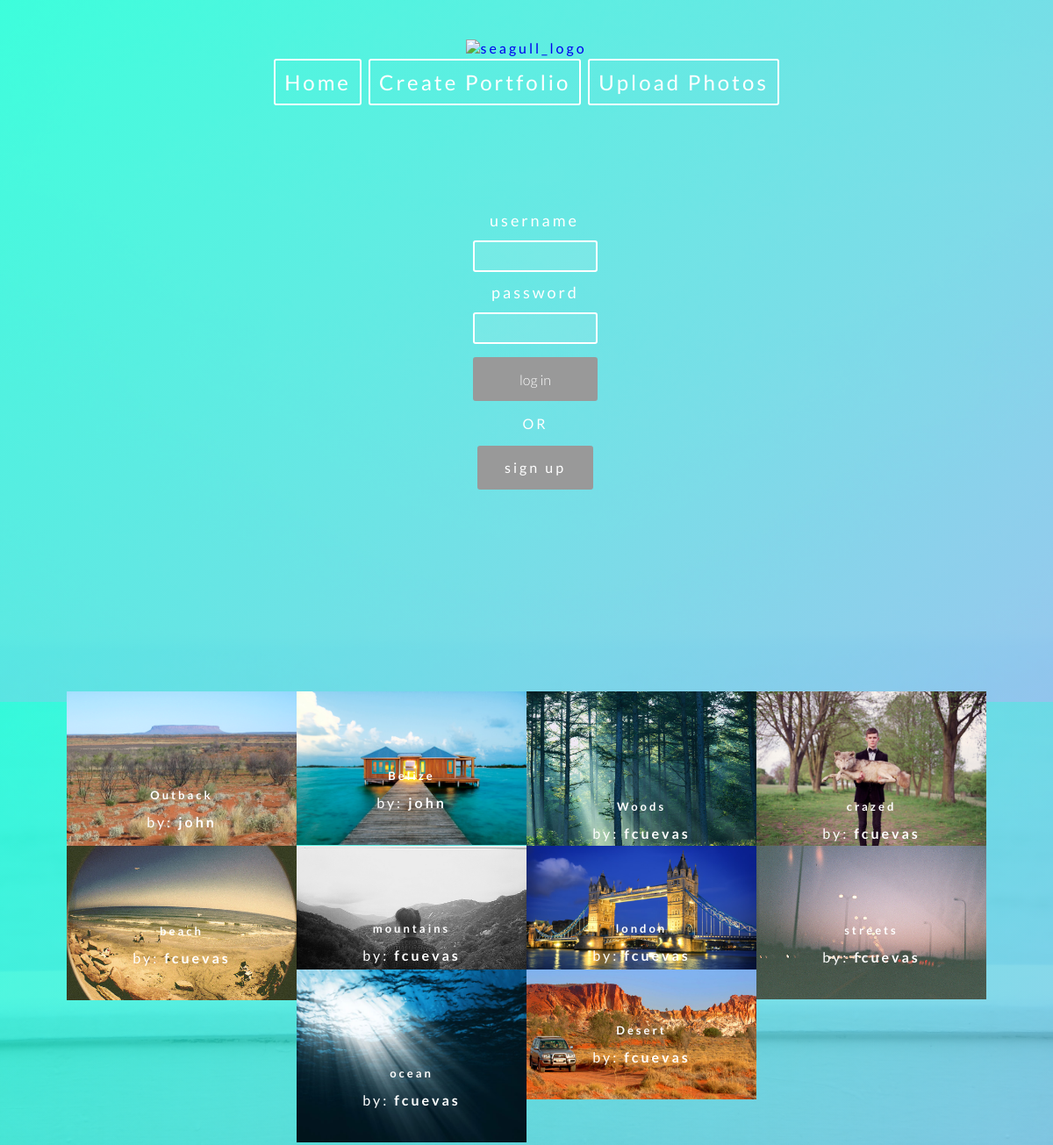
The page / on the database its author committed.
### tables this page shows
CREATE TABLE IF NOT EXISTS `portfolio` (
  `id` int(11) NOT NULL AUTO_INCREMENT,
  `title` varchar(255) NOT NULL,
  `user_id` int(11) NOT NULL,
  PRIMARY KEY (`id`)
);

CREATE TABLE IF NOT EXISTS `portfolio_image` (
  `id` int(11) NOT NULL AUTO_INCREMENT,
  `title` varchar(255) NOT NULL,
  `portfolio_id` int(11) NOT NULL,
  `url` varchar(255) NOT NULL,
  PRIMARY KEY (`id`),
  KEY `image_id` (`title`),
  KEY `portf_id` (`portfolio_id`)
);

CREATE TABLE IF NOT EXISTS `user` (
  `id` int(11) NOT NULL AUTO_INCREMENT,
  `username` varchar(16) NOT NULL,
  `firstname` varchar(32) NOT NULL,
  `lastname` varchar(32) NOT NULL,
  `email` varchar(32) NOT NULL,
  `password` varchar(32) NOT NULL,
  `portfolio` int(11) DEFAULT NULL,
  PRIMARY KEY (`id`),
  KEY `portfolio` (`portfolio`)
);

### function.php (called while the page is built, shortened)
<?php
	function loggedin(){
		if(isset($_SESSION['username'])&&!empty($_SESSION['username'])){
			return true;
		} else {
			return false;
		}
	}
?>

### index.php (the view, shortened to what this page needs)
<!doctype html>
<html>
<head>
<link href="style.css" rel="stylesheet" type="text/css">
</head>
<?php include 'function.php'; ?>
<body>
	<?php include 'title_bar.php'; ?>
<div id="body">
<div id="container">
<div id="content">
<?php
	if(loggedin()) {
	$parent = dirname($_SERVER['REQUEST_URI']);
	ini_set('display_errors', '1');
	$udata = "user";
	$SQLstring = "SELECT * FROM $udata WHERE username ='".$_SESSION['username']."'";
	$QueryResult = @mysql_query($SQLstring, $DBConnect);
	$Row = mysql_fetch_assoc($QueryResult);
	$fname = $Row['firstname'];
	$uname = $Row['username'];
	$uid = $Row['id'];
		echo "<h2 class='namehead'><b>";
		echo $uname;
		echo "</b>'s Space</h2><div class='accountbutgroup'><p class='accountbut'><a id='edit_info' href='user_edit/reg_userdata.php?id=$uid'>profile</a></p>";
		echo "<p class='accountbut'><a id='logout' href='user_login/reg_logout.php'>log out</a></p></div>";
	} else {
?>
<div id="user_login">
<form align="right" id='user_login_form' method="POST" action="<?php echo htmlspecialchars($_SERVER["PHP_SELF"]);?>">
<label style="margin-right:2px;">username </label>
<input align="right" type="text" name="username" />
<label>password </label>
<input type="password" name="password" />
<input class="spacing" type="submit" name="login" value="log in" />
<p>OR</p>
<a id="signup" class="spacing" href="user_edit/register.php" title="sign up now">sign up</a>
</form>
</div>
<?php
	}
?>
<?php
		$query = mysql_query("SELECT id, title, user_id FROM portfolio");
		while($run = mysql_fetch_array($query)){
			$portfolio_id = $run['id'];
			$portfolio_title = $run['title'];
			$u_id = $run['user_id'];
			$query1 = mysql_query ("SELECT url FROM portfolio_image WHERE portfolio_id=$portfolio_id");
				$run1 = mysql_fetch_array($query1);
				$pic = $run1['url'];
			$query2 = mysql_query ("SELECT username FROM user WHERE id=$u_id");
				$run2 = mysql_fetch_array($query2);
				$username = $run2['username'];
	?>
    <div id="portfolios">
    <a href='view.php?id=<?php echo $portfolio_id; ?>'>
    <div id='view_box'>
    	<img src='uploads/<?php echo $pic ?>' />
        <br/>
        <h3><?php echo $portfolio_title ?></h3>
        <?php echo "<p style='margin:5px;'>by: <b>"; echo $username ?></b></p>
    </div>
    </a>
    </div>
    <?php
	}
	?>
</div>
</div>
</div>
</body>
</html>

### title_bar.php
<?php
	if(loggedin()) {
		$errors = 0;
$DBName = "febrilcu_seagull";
$DBConnect = @mysql_connect("localhost:3306", "febrilcu_seagull", "localhost.");
if ($DBConnect === FALSE) {
     echo "<p>Connection error: "
               . mysql_error() . "</p>\n";
	     ++$errors;
} else {
     if (@mysql_select_db($DBName, $DBConnect) === FALSE) {
          echo "<p>Could not select the \"$DBName\" " .
               "database: " . mysql_error($DBConnect) . "</p>\n";
          mysql_close($DBConnect);
          $DBConnect = FALSE;
          ++$errors;
     }
}
	$parent = dirname($_SERVER['REQUEST_URI']);
	ini_set('display_errors', '1');
	$udata = "user";
	$SQLstring = "SELECT * FROM $udata WHERE username ='".$_SESSION['username']."'";
	$QueryResult = @mysql_query($SQLstring, $DBConnect);
	$Row = mysql_fetch_assoc($QueryResult);
	$fname = $Row['firstname'];
	$uname = $Row['username'];
	$uid = $Row['id'];
	echo "<div id='header-section'>";
	echo "<a id='header_logo' href='http://febrilcuevas.com/seagull/index.php'><img  alt='seagull_logo' src='http://febrilcuevas.com/seagull/assets/images/logo.png' width='290px'/></a>";
	echo "<table><tr><td align='center'><a href='http://febrilcuevas.com/seagull/index.php'>Home</a></td>";
	echo "<td align='center'><a href='http://febrilcuevas.com/seagull/create.php'>Compose New Story</a></td>";
	echo "<td align='center'><a href='http://febrilcuevas.com/seagull/upload.php?id=$uid'>Upload Photos</a></td>";
	echo "</tr></table></div>";
} else {
?>
    <div id="header-section">
    <a id="header_logo" href="http://febrilcuevas.com/seagull/index.php"><img  alt="seagull_logo" src="http://febrilcuevas.com/seagull/assets/images/logo.png" width="290px"/></a>
        <table>
        <tr>
                <td align="center"><a href="http://febrilcuevas.com/seagull/index.php">Home</a></td>
                <td style="padding-left:5px; padding-right:5px;" align="center"><a href="http://febrilcuevas.com/seagull/user_login/reg_login.php">Create Portfolio</a></td>
                <td align="center"><a href="http://febrilcuevas.com/seagull/user_login/reg_login.php">Upload Photos</a></td>
        </tr>
        </table>
    </div>
<?php
}
?>

### rows shown on the page
portfolio: portfolio_image.url (picture), title "Outback", user.username "john"
portfolio: portfolio_image.url (picture), title "Belize", user.username "john"
portfolio: portfolio_image.url (picture), title "Woods", user.username "fcuevas"
portfolio: portfolio_image.url (picture), title "crazed", user.username "fcuevas"
portfolio: portfolio_image.url (picture), title "beach", user.username "fcuevas"
portfolio: portfolio_image.url (picture), title "mountains", user.username "fcuevas"
portfolio: portfolio_image.url (picture), title "london", user.username "fcuevas"
portfolio: portfolio_image.url (picture), title "streets", user.username "fcuevas"
portfolio: portfolio_image.url (picture), title "ocean", user.username "fcuevas"
portfolio: portfolio_image.url (picture), title "Desert", user.username "fcuevas"
